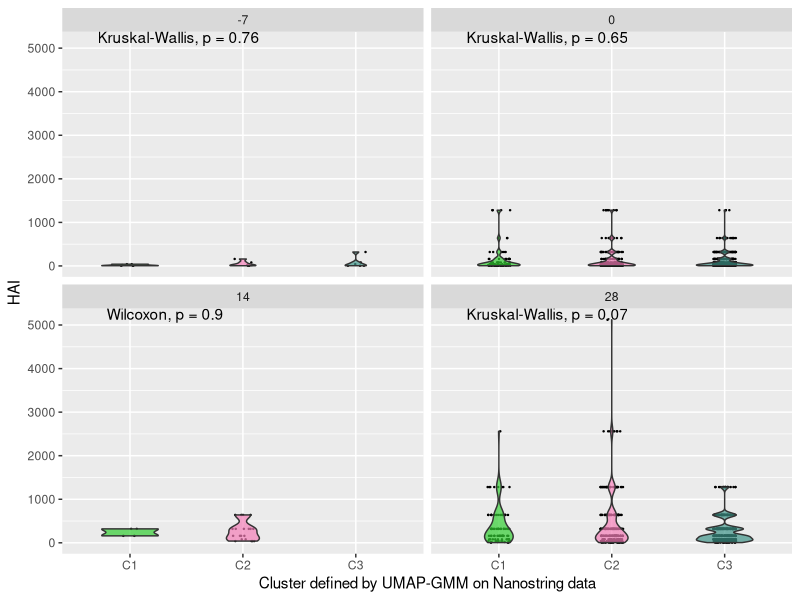
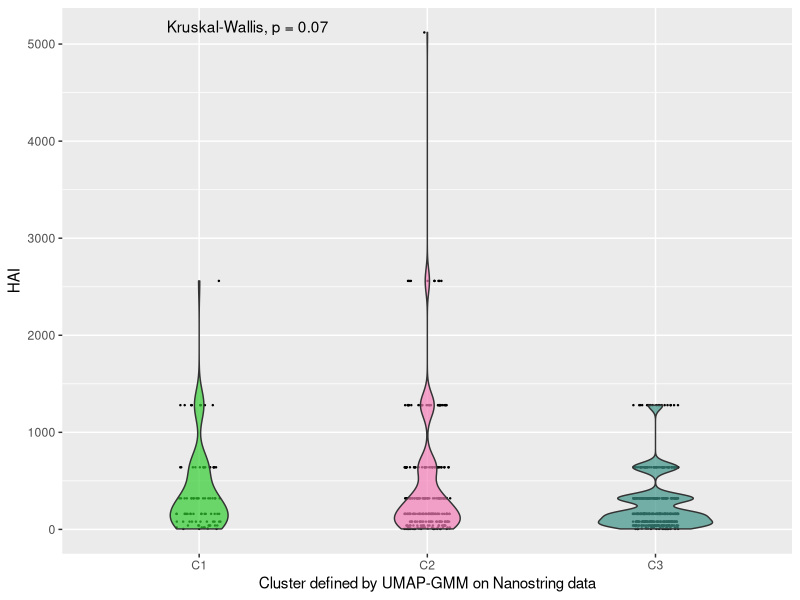
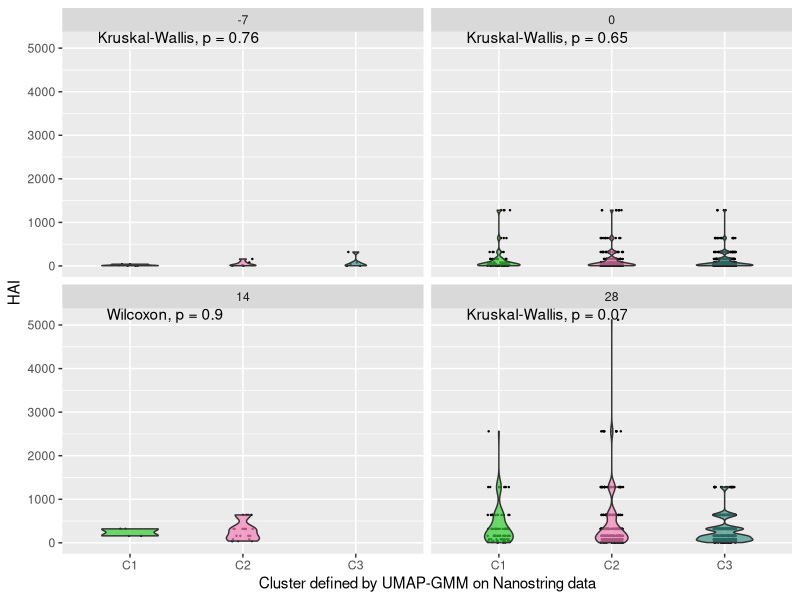
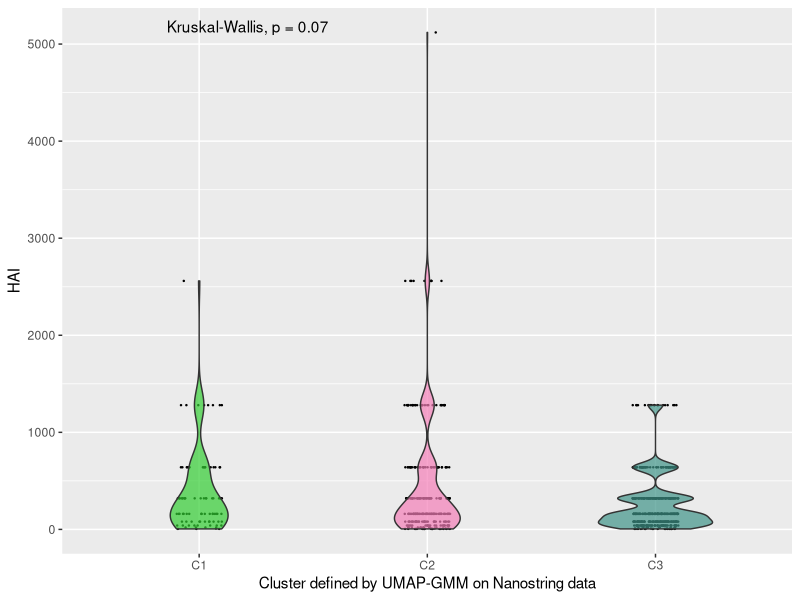

These charts were generated, in order, by the following R code:
library(tidyverse)
library(patchwork)
library(ggpubr)

options(tibble.print_max = 100)
options(tibble.print_width = Inf)


hai<-list()

hai[["SDY180"]] <-
read_csv("../data/sdy180/sdy180-dr47_tab/hai_result.csv") 

hai[["SDY296"]]<-
read_csv("../data/sdy296/resultfiles/hai_result.csv") 

hai[["SDY301"]]<-
  read_csv("../data/sdy301/resultfiles/hai_result.csv") 

# ---------------------------------
# Reduce to required fields
# ---------------------------------

fields<-c(grep("ACCESSION",names(hai[["SDY180"]]),value=TRUE),"VALUE_PREFERRED","STUDY_TIME_COLLECTED")

hai_df <- bind_rows(lapply(hai, function(df) df[, fields]))%>%select(-REPOSITORY_ACCESSION)


# ---------------------------------
# Read in clusters from ns UMAP GMM
# ---------------------------------
clusts<-read.csv("../results/GMM_k_3_D_2_clusters.csv",row.names=1)

# ---------------------------------
# Map sample id to subject
# ---------------------------------
clusts<-clusts%>%rename(SUBJECT_ACCESSION=Subject.Accession)
length(unique(hai_df$EXPSAMPLE_ACCESSION))


clust_hai<-inner_join(hai_df,clusts[,c("SUBJECT_ACCESSION","Group","Gender","Subject.Age")],by="SUBJECT_ACCESSION")

# ---------------------------------
# Plot cluster vs antibody response
# ---------------------------------
colour_vec<-c("#32CD32","#F37FB8","#409388","#CE8BAE","#B23648",
                  "#ADD8E6","#D46E7E","#7E486B","#79AA7A","#FFEC2B",
                  "#8D5B96","#E41A1C","#00B4F0","#3A85A8","#488846",
                  "#BD6253","#46A169","#EB7AA9","#C4625D","#D8B62E",
                  "#d6c624","#77777C","#4F6FA1","#E1712E","#A65628",
                  "#B392A3","#E984B9","#F2E631","#999999")
names(colour_vec) <- paste0("C",seq(from=1,to=length(colour_vec),by=1))

clust_hai$Group<-paste0("C",clust_hai$Group)
clust_hai$grp_time<-paste0(clust_hai$Group,clust_hai)

ggplot(clust_hai,aes(x=Group,y=VALUE_PREFERRED, fill=Group)) + geom_jitter(width = 0.1,size=0.2) + 
facet_wrap(~STUDY_TIME_COLLECTED) + geom_violin(width = 0.5,alpha = 0.7, outlier.shape = NA) +
ylab("HAI") + xlab("Cluster defined by UMAP-GMM on Nanostring data")  + scale_fill_manual(values=colour_vec) +
labs(fill="Cluster") + theme(legend.position="none") + stat_compare_means()
ggsave("../results/cluster_HAI.png",width=5,height=5)

# Day 28 only
clust_hai%>%filter(STUDY_TIME_COLLECTED==28)%>%
ggplot(.,aes(x=Group,y=VALUE_PREFERRED,fill=Group)) + geom_jitter(width = 0.1,size=0.2) + 
geom_violin(width = 0.5,alpha = 0.7) +
ylab("HAI") + xlab("Cluster defined by UMAP-GMM on Nanostring data") + scale_fill_manual(values=colour_vec) +
labs(fill="Cluster") + theme(legend.position="none") + stat_compare_means()
ggsave("../results/cluster_HAI_Day28.png",width=4,height=3)


